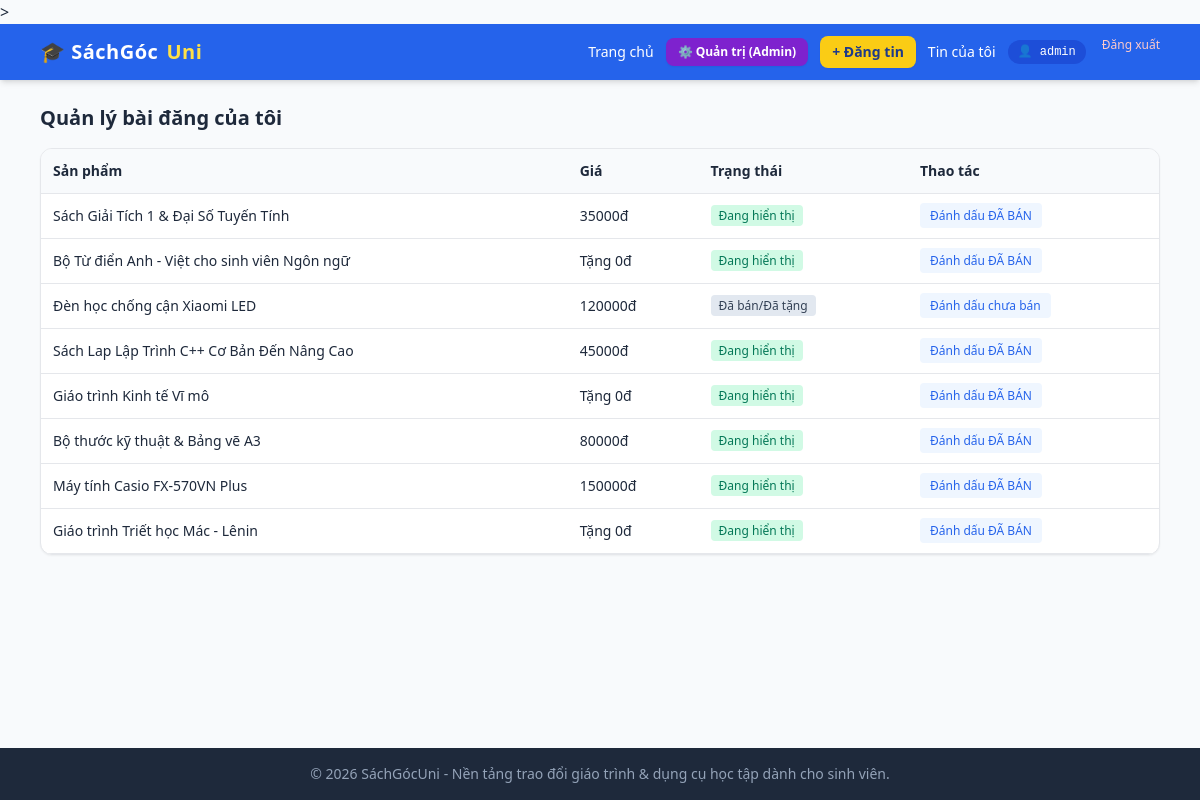
/my-posts/ (signed in), run on the app's committed database.
### app_main/models.py (models this page shows, shortened)
class Post(models.Model):
    CONDITION_CHOICES = [
        ('NEW', 'Mới (100%)'),
        ('LIKE_NEW', 'Như mới (90-99%)'),
        ('GOOD', 'Tốt (70-89%)'),
        ('USED', 'Cũ (Dưới 70%)'),
    ]
    title = models.CharField(max_length=200, verbose_name="Tiêu đề")
    seller = models.ForeignKey(User, on_delete=models.CASCADE, related_name='posts', verbose_name="Người đăng")
    category = models.ForeignKey(Category, on_delete=models.SET_NULL, null=True, verbose_name="Danh mục")
    course_code = models.CharField(max_length=50, blank=True, verbose_name="Mã học phần / Tên môn")
    faculty = models.CharField(max_length=100, blank=True, verbose_name="Khoa / Ngành")
    price = models.DecimalField(max_digits=10, decimal_places=0, default=0, verbose_name="Giá bán (VNĐ)")
    is_free = models.BooleanField(default=False, verbose_name="Tặng miễn phí (0đ)")
    condition = models.CharField(max_length=20, choices=CONDITION_CHOICES, default='GOOD', verbose_name="Tình trạng")
    description = models.TextField(verbose_name="Mô tả chi tiết")
    image = models.ImageField(upload_to='posts/', blank=True, null=True, verbose_name="Ảnh sản phẩm")
    is_sold = models.BooleanField(default=False, verbose_name="Đã bán")
    created_at = models.DateTimeField(auto_now_add=True, verbose_name="Ngày đăng")
    wishlist = models.ManyToManyField(User, related_name='favorite_posts', blank=True, verbose_name="Lượt yêu thích")
    class Meta:
        verbose_name = "Bài đăng"
        verbose_name_plural = "2. Quản lý bài đăng"
    class Meta:
        verbose_name = "Bài đăng"
        verbose_name_plural = "2. Quản lý bài đăng"

### app_main/views.py (the view)
# urls.py: path('my-posts/', views.my_posts, name='my_posts'),
@login_required
def my_posts(request):
    posts = Post.objects.filter(seller=request.user).order_by('-created_at')
    return render(request, 'app_main/my_posts.html', {'posts': posts})

### app_main/templates/app_main/my_posts.html
{% extends 'app_main/base.html' %}
{% block content %}
<h2 class="text-xl font-bold mb-4">Quản lý bài đăng của tôi</h2>
<div class="bg-white rounded-xl shadow-sm border overflow-hidden">
    <table class="w-full text-left border-collapse text-sm">
        <thead class="bg-slate-50 border-b">
            <tr>
                <th class="p-3">Sản phẩm</th>
                <th class="p-3">Giá</th>
                <th class="p-3">Trạng thái</th>
                <th class="p-3">Thao tác</th>
            </tr>
        </thead>
        <tbody>
            {% for post in posts %}
            <tr class="border-b">
                <td class="p-3 font-medium">{{ post.title }}</td>
                <td class="p-3">{% if post.is_free %}Tặng 0đ{% else %}{{ post.price|floatformat:0 }}đ{% endif %}</td>
                <td class="p-3">
                    {% if post.is_sold %}
                        <span class="bg-slate-200 text-slate-700 text-xs px-2 py-0.5 rounded">Đã bán/Đã tặng</span>
                    {% else %}
                        <span class="bg-emerald-100 text-emerald-700 text-xs px-2 py-0.5 rounded">Đang hiển thị</span>
                    {% endif %}
                </td>
                <td class="p-3">
                    <a href="{% url 'toggle_sold' post.pk %}" class="text-xs bg-blue-50 text-blue-600 px-2.5 py-1 rounded hover:bg-blue-100">
                        {% if post.is_sold %}Đánh dấu chưa bán{% else %}Đánh dấu ĐÃ BÁN{% endif %}
                    </a>
                </td>
            </tr>
            {% empty %}
            <tr><td colspan="4" class="p-4 text-center text-slate-400">Bạn chưa đăng tin nào.</td></tr>
            {% endfor %}
        </tbody>
    </table>
</div>
{% endblock %}

### app_main/templates/app_main/base.html (shortened to what this page needs)
<!DOCTYPE html>
<html lang="vi">
<head>
    <script src="https://cdn.tailwindcss.com"></script>
</head>
<body class="bg-slate-50 text-slate-800 min-h-screen flex flex-col">
    <nav class="bg-blue-600 text-white shadow-md">
        <div class="max-w-6xl mx-auto px-4 py-3 flex justify-between items-center">
            <a href="{% url 'home' %}" class="font-bold text-xl tracking-wide flex items-center gap-2">
                🎓 SáchGóc<span class="text-yellow-300">Uni</span>
            </a>
            <div class="flex items-center gap-3 text-sm font-medium">
                <a href="{% url 'home' %}" class="hover:underline hidden sm:inline">Trang chủ</a>
                {% if user.is_authenticated %}
                    {% if user.is_staff or user.is_superuser %}
                        <a href="/admin/" target="_blank" class="bg-purple-700 hover:bg-purple-800 text-white font-bold px-3 py-1.5 rounded-lg text-xs flex items-center gap-1 transition shadow-sm">
                            ⚙️ Quản trị (Admin)
                        </a>
                    {% endif %}
                    <a href="{% url 'create_post' %}" class="bg-yellow-400 text-blue-900 px-3 py-1.5 rounded-lg font-semibold hover:bg-yellow-300 transition shadow-sm">+ Đăng tin</a>
                    <a href="{% url 'my_posts' %}" class="hover:underline">Tin của tôi</a>
                    <span class="bg-blue-700 px-2.5 py-1 rounded-full text-xs font-mono">👤 {{ user.username }}</span>
                    <form action="{% url 'logout' %}" method="post" class="inline">
                        <button type="submit" class="text-red-200 hover:text-white text-xs pl-1">Đăng xuất</button>
                    </form>
                {% else %}
                    <a href="{% url 'login' %}" class="bg-white text-blue-600 px-3.5 py-1.5 rounded-lg font-medium hover:bg-blue-50 transition">Đăng nhập</a>
                    <a href="{% url 'register' %}" class="bg-yellow-400 text-blue-900 px-3.5 py-1.5 rounded-lg font-semibold hover:bg-yellow-300 transition">Đăng ký</a>
                {% endif %}
            </div>
        </div>
    </nav>
    <main class="max-w-6xl mx-auto px-4 py-6 flex-1 w-full">
        {% block content %}{% endblock %}
    </main>
    <footer class="bg-slate-800 text-slate-400 text-center py-4 text-sm mt-8">
        © 2026 SáchGócUni - Nền tảng trao đổi giáo trình & dụng cụ học tập dành cho sinh viên.
    </footer>
</body>
</html>

### data on the page
Post: title "Sách Giải Tích 1 & Đại Số Tuyến Tính", price "35000", is_sold "Đang hiển thị"
Post: title "Bộ Từ điển Anh - Việt cho sinh viên Ngôn ngữ", is_free "Tặng 0đ", is_sold "Đang hiển thị"
Post: title "Đèn học chống cận Xiaomi LED", price "120000", is_sold "Đã bán/Đã tặng"
Post: title "Sách Lap Lập Trình C++ Cơ Bản Đến Nâng Cao", price "45000", is_sold "Đang hiển thị"
Post: title "Giáo trình Kinh tế Vĩ mô", is_free "Tặng 0đ", is_sold "Đang hiển thị"
Post: title "Bộ thước kỹ thuật & Bảng vẽ A3", price "80000", is_sold "Đang hiển thị"
Post: title "Máy tính Casio FX-570VN Plus", price "150000", is_sold "Đang hiển thị"
Post: title "Giáo trình Triết học Mác - Lênin", is_free "Tặng 0đ", is_sold "Đang hiển thị"

### other printed values
{{ user.username }} "admin"
